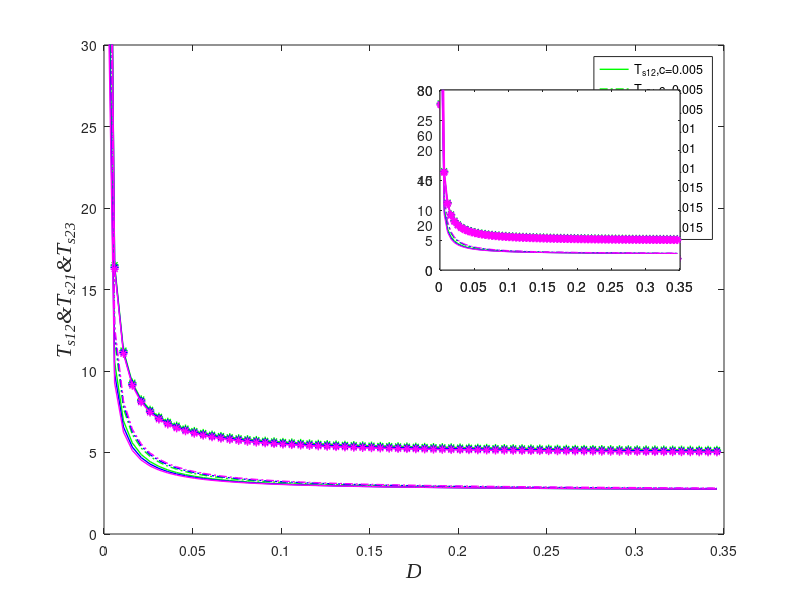

Write MATLAB code to recreate this figure.
clear all;clc;
a1=0.5;b1=1.2;v=0.45;r=1;c=0.005;e=0.05;A=0.3;
xs1=1.95;xs2=0.44;xs4=-xs1;xs3=-xs2;%xs1,xs2>0 (xs1,ys1)(xs2,ys2)是正势阱点  
ys1=0.178;ys2=0.04;ys4=-ys1;ys3=-ys2;
xu1=1.21;xu2=0;xu3=-xu1;%xu1>0;(xu1,yu1)是正势阱点
yu1=0.11;yu2=0;yu3=-yu1;
D=0.001:0.005:0.35;
us1=((1/2).*a1.*((xs1-b1).^2)+v.*exp((-(xs1-b1).^2)./(r.^2)))+(e/2)*ys1.^2+(c/2)*((xs1.^2)+(ys1.^2))-c.*xs1.*ys1;
us2=((1/2).*a1.*((xs2-b1).^2)+v.*exp((-(xs2-b1).^2)./(r.^2)))+(e/2)*ys2.^2+(c/2)*((xs2.^2)+(ys2.^2))-c.*xs2.*ys2;
us4=us1;us3=us2;
uu1=((1/2).*a1.*((xu1-b1).^2)+v.*exp((-(xu1-b1).^2)./(r.^2)))+(e/2)*yu1.^2+(c/2)*((xu1.^2)+(yu1.^2))-c.*xu1.*yu1;
uu2=((1/2).*a1.*((xu2-b1).^2)+v.*exp((-(xu2-b1).^2)./(r.^2)))+(e/2)*yu2.^2+(c/2)*((xu2.^2)+(yu2.^2))-c.*xu2.*yu2;
uu3=uu1;
js1=2*v.*(((r.^2)-2*(xs1-b1).^2)./r.^4).*exp(-((xs1-b1).^2)./r.^2)-a1-e;
js2=2*v.*(((r.^2)-2*(xs1-b1).^2)./r.^4).*exp(-((xs1-b1).^2)./r.^2)-a1-e;
ju1=2*v.*(((r.^2)-2*(xu1-b1).^2)./r.^4).*exp(-((xu1-b1).^2)./r.^2)-a1-e;
ju2=2*v.*(((r.^2)-2*(xu2-b1).^2)./r.^4).*exp(-((xu2-b1).^2)./r.^2)-a1-e;
ls1z=(1/2).*(js1-e-c+sqrt((js1+e+c).^2+4*c.^2));ls1f=(1/2).*(js1-e-c-sqrt((js1+e+c).^2+4*c.^2));%势阱点特征值
ls2z=(1/2).*(js2-e-c+sqrt((js2+e+c).^2+4*c.^2));ls2f=(1/2).*(js2-e-c-sqrt((js2+e+c).^2+4*c.^2));
bu1z=(1/2).*(ju1-e-c+sqrt((ju1+e+c).^2+4*c.^2));bu1f=(1/2).*(ju1-e-c-sqrt((ju1+e+c).^2+4*c.^2));%势垒点特征值
bu2z=(1/2).*(ju2-e-c+sqrt((ju2+e+c).^2+4*c.^2));bu2f=(1/2).*(ju2-e-c-sqrt((ju2+e+c).^2+4*c.^2));
rs12=(1./(2*pi))*sqrt(ls1z.*ls1f.*bu1z./abs(bu1f)).*exp((-1./D).*(uu1-us1));
rs21=(1./(2*pi))*sqrt(ls2z.*ls2f.*bu1z./abs(bu1f)).*exp((-1./D).*(uu1-us2));
rs23=(1./(2*pi))*sqrt(ls2z.*ls2f.*bu2z./abs(bu2f)).*exp((-1./D).*(uu2-us2));
Ts112=log(rs12.^-1);Ts121=log(rs21.^-1);Ts123=log(rs23.^-1);

a1=0.5;b1=1.2;v=0.45;r=1;c=0.01;e=0.05;A=0.3;
xs1=1.94;xs2=0.43;xs4=-xs1;xs3=-xs2;%xs1,xs2>0 (xs1,ys1)(xs2,ys2)是正势阱点  
ys1=0.32;ys2=0.07;ys4=-ys1;ys3=-ys2;
xu1=1.23;xu2=0;xu3=-xu1;%xu1>0;(xu1,yu1)是正势阱点
yu1=0.205;yu2=0;yu3=-yu1;
D=0.001:0.005:0.35;
us1=((1/2).*a1.*((xs1-b1).^2)+v.*exp((-(xs1-b1).^2)./(r.^2)))+(e/2)*ys1.^2+(c/2)*((xs1.^2)+(ys1.^2))-c.*xs1.*ys1;
us2=((1/2).*a1.*((xs2-b1).^2)+v.*exp((-(xs2-b1).^2)./(r.^2)))+(e/2)*ys2.^2+(c/2)*((xs2.^2)+(ys2.^2))-c.*xs2.*ys2;
us4=us1;us3=us2;
uu1=((1/2).*a1.*((xu1-b1).^2)+v.*exp((-(xu1-b1).^2)./(r.^2)))+(e/2)*yu1.^2+(c/2)*((xu1.^2)+(yu1.^2))-c.*xu1.*yu1;
uu2=((1/2).*a1.*((xu2-b1).^2)+v.*exp((-(xu2-b1).^2)./(r.^2)))+(e/2)*yu2.^2+(c/2)*((xu2.^2)+(yu2.^2))-c.*xu2.*yu2;
uu3=uu1;
js1=2*v.*(((r.^2)-2*(xs1-b1).^2)./r.^4).*exp(-((xs1-b1).^2)./r.^2)-a1-e;
js2=2*v.*(((r.^2)-2*(xs1-b1).^2)./r.^4).*exp(-((xs1-b1).^2)./r.^2)-a1-e;
ju1=2*v.*(((r.^2)-2*(xu1-b1).^2)./r.^4).*exp(-((xu1-b1).^2)./r.^2)-a1-e;
ju2=2*v.*(((r.^2)-2*(xu2-b1).^2)./r.^4).*exp(-((xu2-b1).^2)./r.^2)-a1-e;
ls1z=(1/2).*(js1-e-c+sqrt((js1+e+c).^2+4*c.^2));ls1f=(1/2).*(js1-e-c-sqrt((js1+e+c).^2+4*c.^2));%势阱点特征值
ls2z=(1/2).*(js2-e-c+sqrt((js2+e+c).^2+4*c.^2));ls2f=(1/2).*(js2-e-c-sqrt((js2+e+c).^2+4*c.^2));
bu1z=(1/2).*(ju1-e-c+sqrt((ju1+e+c).^2+4*c.^2));bu1f=(1/2).*(ju1-e-c-sqrt((ju1+e+c).^2+4*c.^2));%势垒点特征值
bu2z=(1/2).*(ju2-e-c+sqrt((ju2+e+c).^2+4*c.^2));bu2f=(1/2).*(ju2-e-c-sqrt((ju2+e+c).^2+4*c.^2));
rs12=(1./(2*pi))*sqrt(ls1z.*ls1f.*bu1z./abs(bu1f)).*exp((-1./D).*(uu1-us1));
rs21=(1./(2*pi))*sqrt(ls2z.*ls2f.*bu1z./abs(bu1f)).*exp((-1./D).*(uu1-us2));
rs23=(1./(2*pi))*sqrt(ls2z.*ls2f.*bu2z./abs(bu2f)).*exp((-1./D).*(uu2-us2));
Ts212=log(rs12.^-1);Ts221=log(rs21.^-1);Ts223=log(rs23.^-1);

a1=0.5;b1=1.2;v=0.45;r=1;c=0.015;e=0.05;A=0.3;
xs1=1.93;xs2=0.43;xs4=-xs1;xs3=-xs2;%xs1,xs2>0 (xs1,ys1)(xs2,ys2)是正势阱点  
ys1=0.45;ys2=0.1;ys4=-ys1;ys3=-ys2;
xu1=1.24;xu2=0;xu3=-xu1;%xu1>0;(xu1,yu1)是正势阱点
yu1=0.29;yu2=0;yu3=-yu1;
D=0.001:0.005:0.35;
us1=((1/2).*a1.*((xs1-b1).^2)+v.*exp((-(xs1-b1).^2)./(r.^2)))+(e/2)*ys1.^2+(c/2)*((xs1.^2)+(ys1.^2))-c.*xs1.*ys1;
us2=((1/2).*a1.*((xs2-b1).^2)+v.*exp((-(xs2-b1).^2)./(r.^2)))+(e/2)*ys2.^2+(c/2)*((xs2.^2)+(ys2.^2))-c.*xs2.*ys2;
us4=us1;us3=us2;
uu1=((1/2).*a1.*((xu1-b1).^2)+v.*exp((-(xu1-b1).^2)./(r.^2)))+(e/2)*yu1.^2+(c/2)*((xu1.^2)+(yu1.^2))-c.*xu1.*yu1;
uu2=((1/2).*a1.*((xu2-b1).^2)+v.*exp((-(xu2-b1).^2)./(r.^2)))+(e/2)*yu2.^2+(c/2)*((xu2.^2)+(yu2.^2))-c.*xu2.*yu2;
uu3=uu1;
js1=2*v.*(((r.^2)-2*(xs1-b1).^2)./r.^4).*exp(-((xs1-b1).^2)./r.^2)-a1-e;
js2=2*v.*(((r.^2)-2*(xs1-b1).^2)./r.^4).*exp(-((xs1-b1).^2)./r.^2)-a1-e;
ju1=2*v.*(((r.^2)-2*(xu1-b1).^2)./r.^4).*exp(-((xu1-b1).^2)./r.^2)-a1-e;
ju2=2*v.*(((r.^2)-2*(xu2-b1).^2)./r.^4).*exp(-((xu2-b1).^2)./r.^2)-a1-e;
ls1z=(1/2).*(js1-e-c+sqrt((js1+e+c).^2+4*c.^2));ls1f=(1/2).*(js1-e-c-sqrt((js1+e+c).^2+4*c.^2));%势阱点特征值
ls2z=(1/2).*(js2-e-c+sqrt((js2+e+c).^2+4*c.^2));ls2f=(1/2).*(js2-e-c-sqrt((js2+e+c).^2+4*c.^2));
bu1z=(1/2).*(ju1-e-c+sqrt((ju1+e+c).^2+4*c.^2));bu1f=(1/2).*(ju1-e-c-sqrt((ju1+e+c).^2+4*c.^2));%势垒点特征值
bu2z=(1/2).*(ju2-e-c+sqrt((ju2+e+c).^2+4*c.^2));bu2f=(1/2).*(ju2-e-c-sqrt((ju2+e+c).^2+4*c.^2));
rs12=(1./(2*pi))*sqrt(ls1z.*ls1f.*bu1z./abs(bu1f)).*exp((-1./D).*(uu1-us1));
rs21=(1./(2*pi))*sqrt(ls2z.*ls2f.*bu1z./abs(bu1f)).*exp((-1./D).*(uu1-us2));
rs23=(1./(2*pi))*sqrt(ls2z.*ls2f.*bu2z./abs(bu2f)).*exp((-1./D).*(uu2-us2));
Ts312=log(rs12.^-1);Ts321=log(rs21.^-1);Ts323=log(rs23.^-1);
plot(D,Ts112,'g-','linewidth',1);hold on
plot(D,Ts121,'g-.','linewidth',1);hold on
plot(D,Ts123,'g-*','linewidth',1);hold on
plot(D,Ts212,'b-','linewidth',1);hold on
plot(D,Ts221,'b-.','linewidth',1);hold on
plot(D,Ts223,'b-*','linewidth',1);hold on
plot(D,Ts312,'m-','linewidth',1);hold on
plot(D,Ts321,'m-.','linewidth',1);hold on
plot(D,Ts323,'m-*','linewidth',1);

ylim([0,30])
xlabel('\itD','FontName','Times New Roman','FontSize',15.5);
 ylabel('\itT_{s12}&T_{s21}&T_{s23}','FontName','Times New Roman','FontSize',15.5);
legend('T_{s12},c=0.005','T_{s21},c=0.005','T_{s23},c=0.005','T_{s12},c=0.01','T_{s21},c=0.01','T_{s23},c=0.01','T_{s12},c=0.015','T_{s21},c=0.015','T_{s23},c=0.015')
axes('position',[0.55,0.55,0.3,0.3]); %关键在这句！所画的小图
plot(D,Ts112,'g-',D,Ts121,'g-.',D,Ts123,'g-*',D,Ts212,'b-',D,Ts221,'b-.',D,Ts223,'b-*',D,Ts312,'m-',D,Ts321,'m-.',D,Ts323,'m-*','LineWidth',1.5);
axes('position',[0.55,0.55,0.3,0.3]); %关键在这句！所画的小图
plot(D,Ts112,'g-',D,Ts121,'g-.',D,Ts123,'g-*',D,Ts212,'b-',D,Ts221,'b-.',D,Ts223,'b-*',D,Ts312,'m-',D,Ts321,'m-.',D,Ts323,'m-*','LineWidth',1.5);


ylim([0 30])